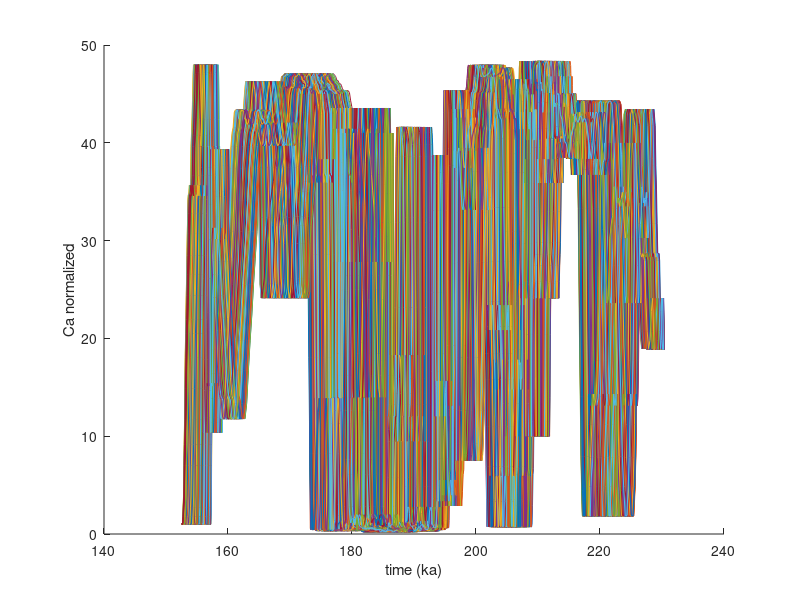
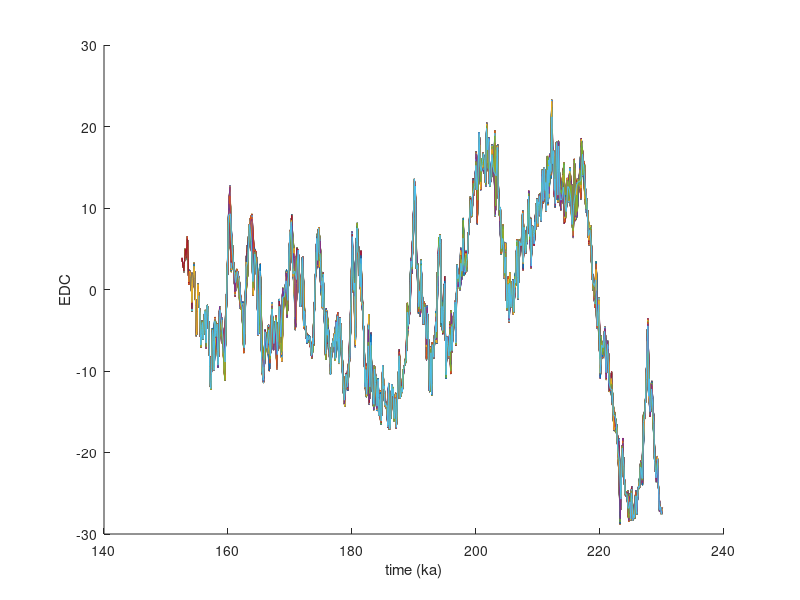

These figures' MATLAB source, in order: (Note: this script raises an error after producing the figures.)
% Written by Gavin Piccione and Terrence Blackburn, UCSC 2022.

% This code uses a monte carlo simulation to calculate an optimized
% age model for subglacial precipitate PRR50489 within age uncertainty bounds. 
% It then calculates the fit between the age model and a cliamte threshold.

% Outputs: variable fitprob calculated the probability of fit between
% sample record and threshold

% Figure 1 plots Monte Carlo outputs for precipitate record within age
% uncertainty bounds

% Figure 2 plots outputs for EPICA Dome C ice core record within age
% uncertainty bounds

% Figure 3, subplot 1 plots the two best fit curves from precipitate record
% and EPICA record, with threshold infomation overlaid

% Figure 3, subplot 2 plots the binary output describing fit to climate
% threshold 1 =  threshold fits; 0 = does not fit.

% Code takes ~60s to run on "normal" computer

%% Load data
clear 
close all

load('age_model_MC_optimize_PRR.mat')
load('EDC_fine.mat')

% List of variables loaded variables:
  % Ca_chron = precipitate spectra
  % CHRON_age = Bayesian age for precipitate
  % PRR50489_data = precipitate z positions; age model uncertainty bounds
  % EDC = δ18O data from EDC
  % t_old = EDC age model

%% Define climate threshold bounds

% define threshold on EDC, can vary this to optimize probability
thresh = 0.5 ; 

%define Ca threshold (e.g. above certain value = calcite, below this value= opal)
Ca_thres = 35;

%% Input criteria for Monte Carlo 

% Define Monte Carlo method: 1 = calcuates age model without depth nodes
% 2 = calcuates age model with defined set of depth nodes set by z_inc.
method = 2; %  1 = no_nodes; 2 nodes;

% Number synthetic data sets:
k = 1e3;

% If using method 2;  create new coarse depth vector based on number of nodes. 
z_inc = 2000;

%% step 1 : input age age model + uncertainty bounds

v_l = length(PRR50489_data(:,1));

for i = 1:(v_l-1)
    del_z(i) = PRR50489_data(i+1,1)-PRR50489_data(i,1);
end

% set bottom of sample z to zero. 
PRR50489_data(1,4) = 0;

% use del z to reassign depths for entire sample
for i = 1:v_l-1
   PRR50489_data(i+1,4) =  PRR50489_data(i,4)+ del_z(1);
end

%% step 2: define 1e6 radom accumulation histories within that age model

% step a. Randomly select time at z = 0 (n=1) within permissable time range

% time range: 
a = PRR50489_data(1,2); %ka
b = PRR50489_data(1,3); % ka

for j=1:k
r = a + (b-a) .* rand(1,1);
syn(1,j) = r;
end

% step b. Randomly select accuulation rate between n=i & n=i+1, exclude negative slopes

if method ==1

 for j=1:k
     for v=2:v_l
       a = PRR50489_data(v,2); %ka
       b = PRR50489_data(v,3); % ka  
 r = a + (b-a) .* rand(1,1);
  if r > syn(v-1,j)
      r = syn(v-1,j);
  end
 syn(v,j) = r;
     end
 end
 
z = PRR50489_data(:,4);
 
elseif method ==2
    zdif =  PRR50489_data(end,4)- PRR50489_data(end,1);
    z_incb = zdif/(round(zdif/z_inc));
z = PRR50489_data(1,4):z_incb:PRR50489_data(end,4);
f = round(v_l/length(z));
    
z(end) = PRR50489_data(end,4);

for j=1:k
    n=1;
    for v=2:length(z)
        
      n = n+f;
      a = PRR50489_data(n,2); %ka
      b = PRR50489_data(n,3); % ka  
      
r = a + (b-a) .* rand(1,1);

syn(v,j) = r;

    end
end
end
zfine = PRR50489_data(:,4);

 for j=1:length(syn(1,:))
 syn_fine(:,j) = interp1(z,syn(:,j),zfine);
 end


%% Create a record of precipitate mineralogy using the optimized age model

  for g = 1:length(syn_fine(1,:))
     Ca_mc(:,g) = interp1(CHRONage,Ca_chron,syn_fine(:,g)); % 
  end

% Plot updated precipitate mineralogy versus time
figure()
hold on
for h=1:length(syn(1,:))
 plot(syn_fine(:,h),Ca_chron)
 
 end
xlabel('time (ka)')
 ylabel('Ca normalized')
 hold off

% syn(v,k) ages for v = depths and k = number of simulations
% z = course depths that correspond to syn.

%% step 3:  Calculate optimized EPICA Dome C record over the time interval pf precipitate formation

% Input δ18O and age data for EPICA Dome C ice core
EDC_O = (EDC(:,1));
EDC_t= (t_old(:,1));

% identify the start and end time of syn_fine (precipitate age model). 
 for h=1:length(syn(1,:))
dif_st = abs(syn_fine(end,h)- EDC_t); %calculate differences btwn WDC times and a given age models start time. 
[~,ind_st] = min(dif_st(:)); %index of closest value in WDC to the start time of the given age model
st_log(h) = ind_st;

dif_end = abs(syn_fine(1,h)- EDC_t); %calculate differences btwn WDC times and a given age models END time. 
[~,ind_end] = min(dif_end(:)); %index of closest value in WDC to the END time of the given age model
end_log(h) = ind_end;
 end
 
 for h=1:length(syn(1,:))
     ist = st_log(h);
     ien = end_log(h);
 EDC_new(:,h)= interp1(EDC_t(ist:ien),EDC_O(ist:ien),syn_fine(:,h)); % interpolate WAIS(t) at size of syn.

   EDC_new(isnan(EDC))=0;
  b =   EDC_new(:,h);
nearestfun = @(b) interp1(find(b),b(b~=0),(1:length(b))','nearest','extrap');

  EDC_new(:,h) = 0.5*(nearestfun(b) + flip(nearestfun(flip(b))));
%    for i =  1:length(WDC(:,h))
%       if WDC(i,h) ==0
%            WDC(i,h) = WD_O
%            
%        end
 end
 
 % Plot Monte Carlo outputs for EPICA Dome C record within age uncertainty
 % bounds
 figure()
 hold on
 for h=1:length(syn(1,:))
 plot(syn_fine(:,h),  EDC_new(:,h))
 
 end
 xlabel('time (ka)')
 ylabel('EDC')
 hold off

 %% step 4: Identify fit to threshold by vector points

sum_MC = zeros(1,length(syn_fine(1,:)));
M_c_n = zeros(length(syn_fine(:,1)),length(syn_fine(1,:)));

% Output binary vector describing fit to threshold
% In point in precipitate vecotr fits = 1, else = 0
     for h=1:length(syn_fine(1,:)) %100
 
        for i =1:length(syn_fine(:,1)) %1064

            EDCtest = EDC_new(i,h);
            Ca_test = Ca_mc(i,h);

          if  EDCtest > thresh &&  Ca_test  > Ca_thres
          M_c_n(i,h) = 1;
         
          elseif EDCtest < thresh &&  Ca_test  < Ca_thres
          M_c_n(i,h) = 1;
 
          elseif EDCtest > thresh &&  Ca_test  < Ca_thres
          M_c_n(i,h) = 0;
          
          elseif EDCtest < thresh &&  Ca_test  > Ca_thres
          M_c_n(i,h) = 0;
          end
 
        end
 
       sum_MC(h) = sum(M_c_n(:,h));
 
     end

%% step 5a Identify best fit path
% Best fit based on sum of total fit points

 fit_points = max(sum_MC); % number of points out of 736 that fit threshold values
 fitprob = (fit_points/length(syn_fine(:,1)))*100 % probability of fit to threshold
 best_row = find(sum_MC == fit_points);
 
for h=1:length(syn_fine(1,:))
    sEDC(:,h)= smooth(EDC_new(:,h),3);
end

%% Plot Ca spectra from best fit age model EDC
 figure(3)
subplot(2,1,1) 
 yyaxis right
 plot(syn_fine(:,best_row),Ca_mc(:,best_row), 'r-','DisplayName','MA113')
 yline(Ca_thres, 'r--','HandleVisibility','off')
 hold on
 yyaxis left
 plot(syn_fine(:,best_row),sEDC(:,best_row), 'b-','DisplayName','WDC')
 yline(thresh, 'b--','HandleVisibility','off')
 title('Best Fit MC Age Model')
 xlabel('Time (years)')
 legend

 % Plot fit points
 subplot(2, 1, 2)
 plot(syn_fine(:,best_row),M_c_n(:,best_row))
 title('Fit to Climate Threshold')
 xlabel('Time (years)')
 ylim([-0.01 1.1])

